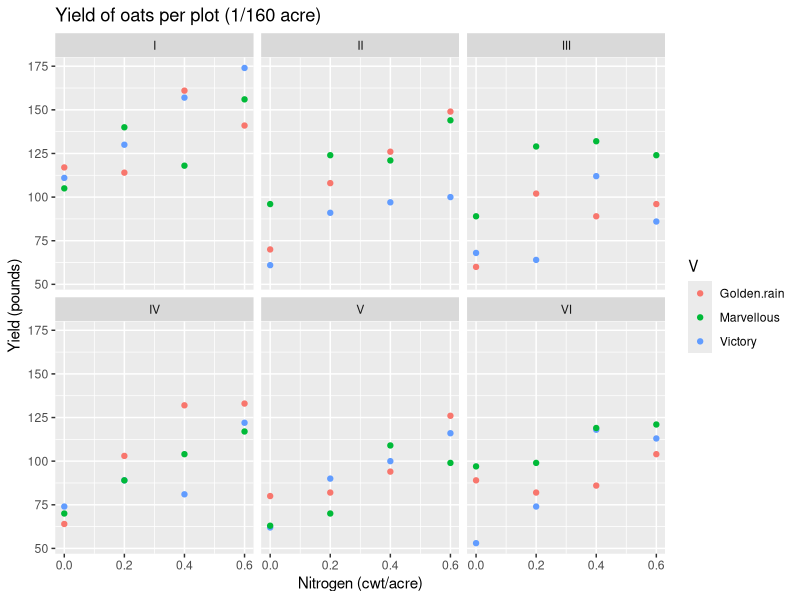
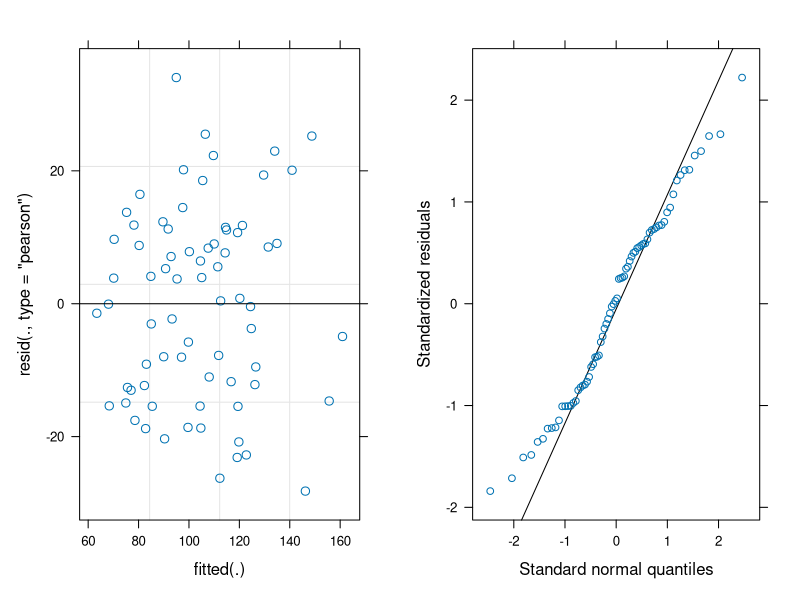
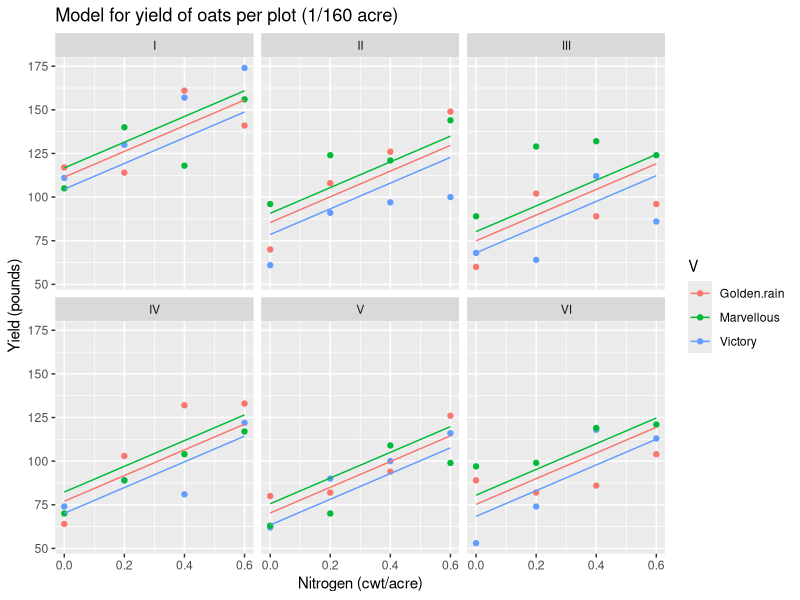
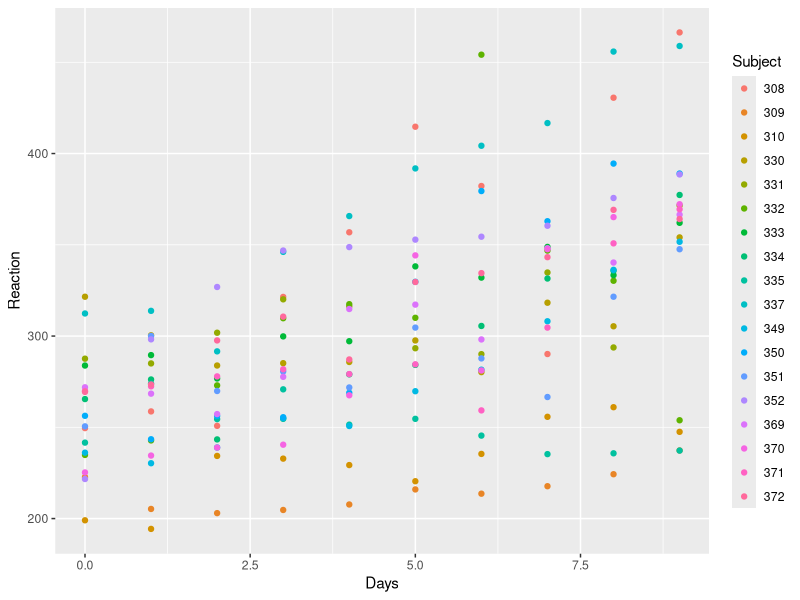
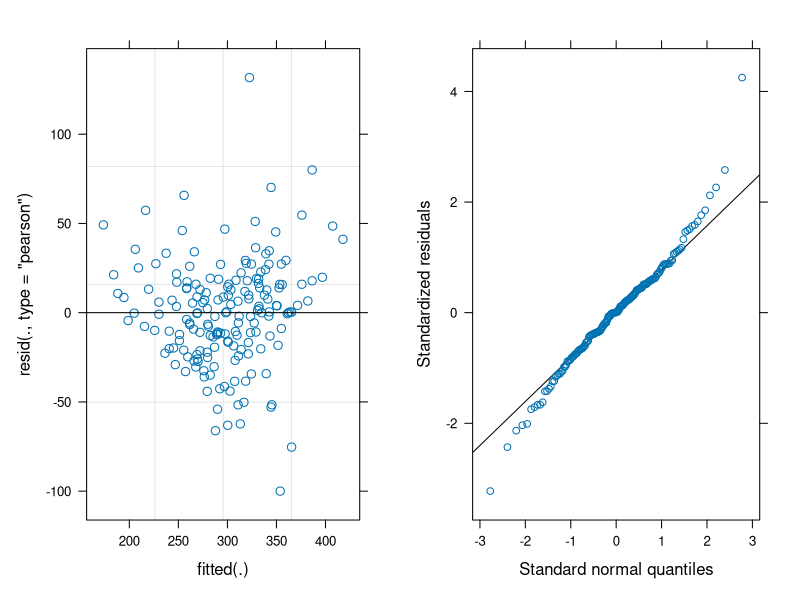
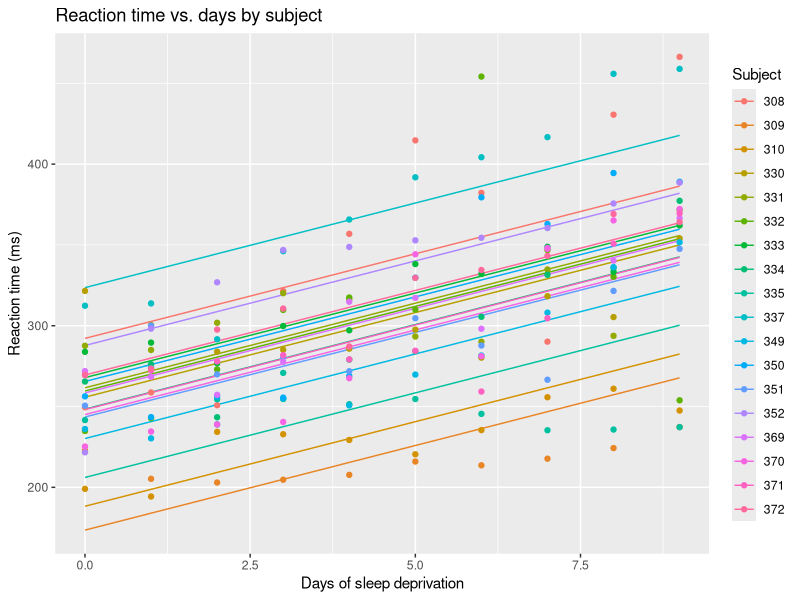
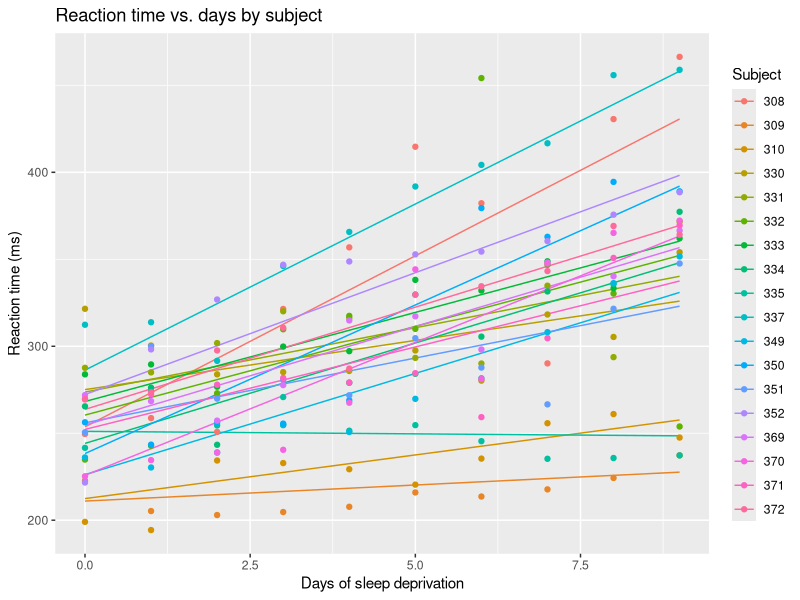
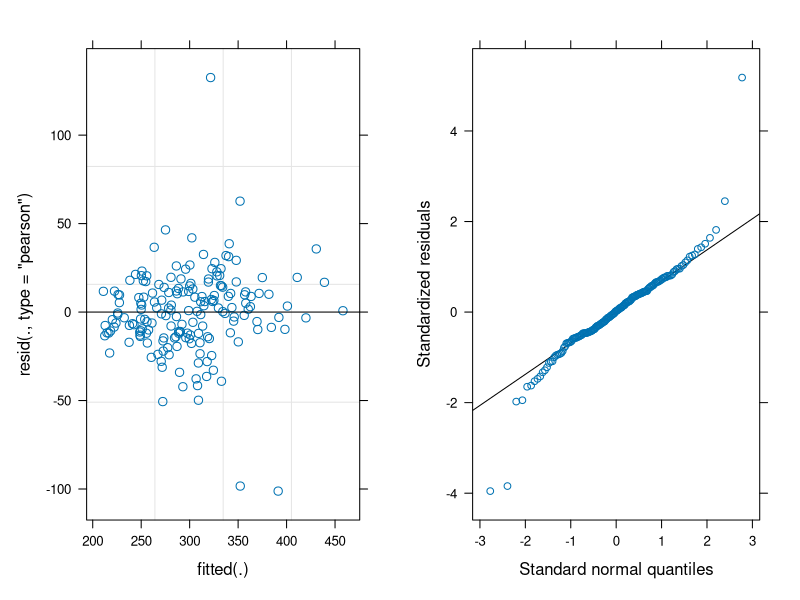

These charts were generated, in order, by the following R code:
## ---- chunk 1
#| echo: false
#| include: false

# import packages and get a small version of the penguins data
library(MASS)
library(ggplot2)
library(dplyr)
library(lme4)
library(cowplot)
## ---- chunk 2
#| warning: false
#| error: false
library(MASS)
data(oats)
summary(oats)
## ---- chunk 3
#| warning: false
#| error: false
# convert nitrogen to numeric
oats$nitrogen = as.numeric(substr(oats$N, 1, 3))
## ---- chunk 4
#| warning: false
#| message: false
#| code-fold: true
ggplot(oats) +
  aes(x=nitrogen, y=Y, color=V) +
  geom_point() +
  facet_wrap(~B, ncol=3) +
  xlab("Nitrogen (cwt/acre)") +
  ylab("Yield (pounds)") +
  ggtitle("Yield of oats per plot (1/160 acre)")
## ---- chunk 5
# estimate the fixed-effects model
oats_fixed_model = lm(Y ~ nitrogen + V + B, data=oats)
summary(oats_fixed_model)
## ---- chunk 6
# create a mixed-effects model for oats
oats_model = lmer(Y ~ nitrogen + V + (1|B), data=oats)

# make the residual vs fitted plot for the model:
fit_v_resid_oats = plot(oats_model)

# make the QQ plot:
qq_oats = lattice::qqmath(oats_model)

# draw the plots
cowplot::plot_grid(fit_v_resid_oats, qq_oats, ncol=2)

# show the model summary
summary(oats_model)
## ---- chunk 7
#| code-fold: true
#| message: false
#| warning: false
# attach a column of fitted values to the oats data.frame
oats$fitted = predict(oats_model, newdata=oats)

# plot the data with the fitted model lines
ggplot(oats) +
  aes(x=nitrogen, y=Y, color=V) +
  geom_point() +
  geom_line(mapping=aes(x=nitrogen, y=fitted, color=V)) +
  facet_wrap(~B, ncol=3) +
  xlab("Nitrogen (cwt/acre)") +
  ylab("Yield (pounds)") +
  ggtitle("Model for yield of oats per plot (1/160 acre)")
## ---- chunk 8
# add a sub-block feature
oats$sub_block = interaction(oats$B, oats$V)

# estimate the model with subblocks
model_oats_subblock =
  lmer(Y ~ nitrogen + V + (1|B) + (1|sub_block),
       data=oats)

# show the model summary
summary(model_oats_subblock)

# show the diagnostic plots

## ---- chunk 9
#| error: false
#| message: false
#| warning: false
data(sleepstudy)
head(sleepstudy, n=20)
## ---- chunk 10
#| code-fold: true
#| message: false
#| warning: false
# Create a scatterplot of fitted reaction times against Days
ggplot(sleepstudy) +
  aes(x = Days, y = Reaction, color = Subject) +
   geom_point() 
   labs(title = "Reaction time vs. days by subject",
        x = "Days of sleep deprivation",
        y = "Reaction time (ms)")
## ---- chunk 11
# estimate the reaction time model
reaction_model = lmer(Reaction ~ Days + (1|Subject), data=sleepstudy)

#show the model summary
summary(reaction_model)
## ---- chunk 12
#| warning: false
#| message: false
#| code-fold: true
# make the residual vs fitted plot for the model:
fit_v_resid_sleep = plot(reaction_model)

# make the QQ plot:
qq_sleep = lattice::qqmath(reaction_model)

# draw the plots
cowplot::plot_grid(fit_v_resid_sleep, qq_sleep, ncol=2)
## ---- chunk 13
#| code-fold: true
# Predict the fitted values from the mixed-effects model
sleepstudy$fitted_reaction <- predict(reaction_model)

# Create a scatterplot of fitted reaction times against Days
ggplot(sleepstudy) +
  aes(x = Days, y = fitted_reaction, color = Subject) +
   # geom_point() +
   geom_line() +
   labs(title = "Reaction time vs. days by subject",
        x = "Days of sleep deprivation",
        y = "Reaction time (ms)") +
  geom_point(data=sleepstudy, mapping=aes(x=Days, y=Reaction, color=Subject))
## ---- chunk 14
random_slope_model =
  lmer(Reaction ~ Days + (1 + Days|Subject), data=sleepstudy)
## ---- chunk 15
#| warning: false
#| message: false
#| code-fold: true
# Predict the fitted values from the mixed-effects model
sleepstudy$random_slope_fitted <- predict(random_slope_model)

# Create a scatterplot of fitted reaction times against Days
ggplot(sleepstudy) +
  aes(x = Days, y = random_slope_fitted, color = Subject) +
   geom_line() +
   labs(title = "Reaction time vs. days by subject",
        x = "Days of sleep deprivation",
        y = "Reaction time (ms)") +
  geom_point(data=sleepstudy, mapping=aes(x=Days, y=Reaction, color=Subject))
## ---- chunk 16
#| warning: false
#| message: false
#| code-fold: true
# make the residual vs fitted plot for the model:
fit_v_resid_rand_slope = plot(random_slope_model)

# make the QQ plot:
qq_rand_slope = lattice::qqmath(random_slope_model)

# draw the plots
cowplot::plot_grid(fit_v_resid_rand_slope, qq_rand_slope, ncol=2)
## ---- chunk 17
summary(random_slope_model)
## ---- chunk 18
# plot the orange tree data
ggplot(Orange) +
  aes(x=age, y=circumference, color=Tree) +
  geom_point()
## ---- chunk 19
model_orange = lmer(circumference ~ (age - 1 | Tree), data=Orange)
summary(model_orange)
